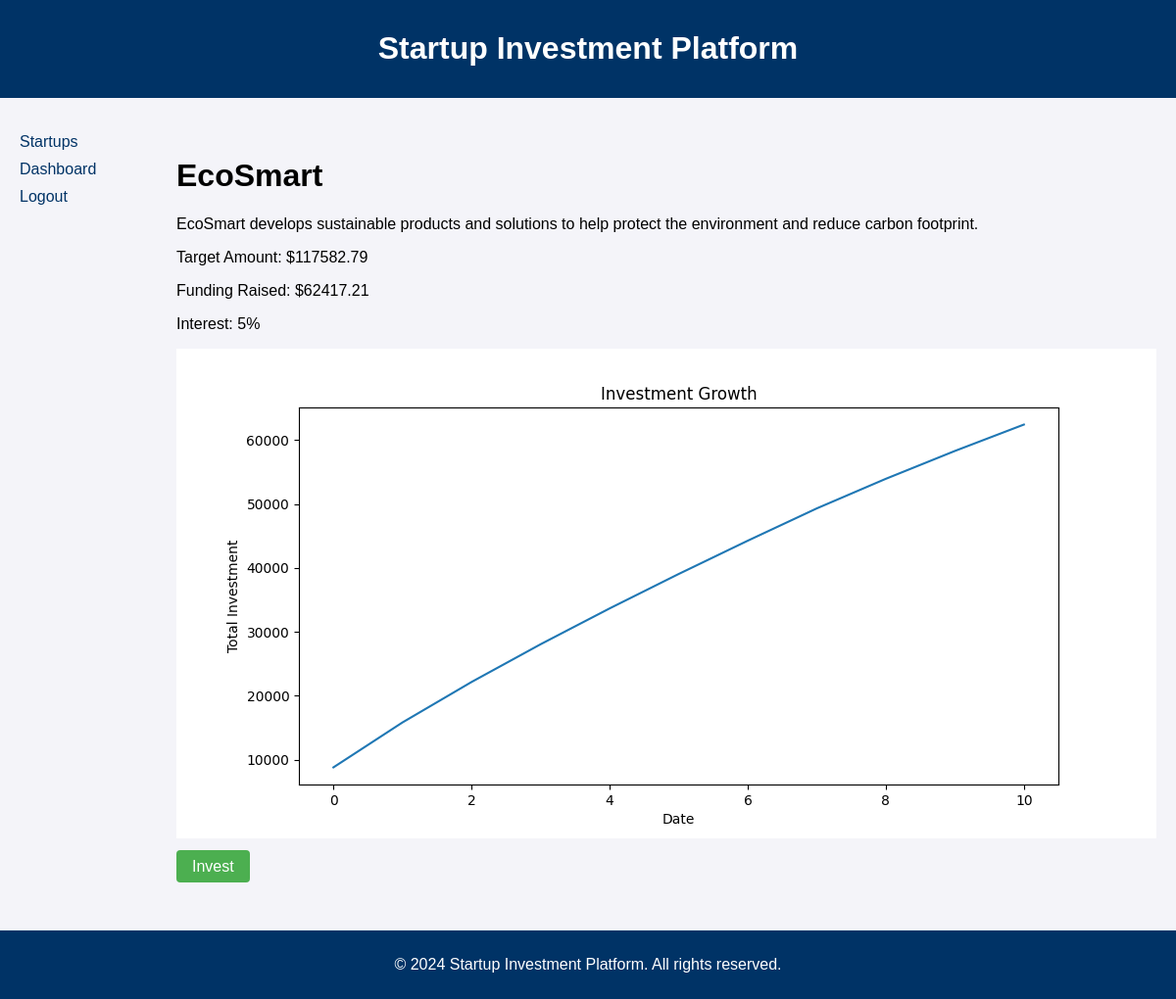
Screenshot of /startups/view/4/ with the database file from the repository.
### investments/models.py (models this page shows, shortened)
class Startup(models.Model):
    name = models.CharField(max_length=100)
    description = models.TextField()
    target_amount = models.DecimalField(max_digits=12, decimal_places=2)
    industry = models.TextField()
    growth_rate = models.DecimalField(max_digits=4, decimal_places=2, default=random_growth_rate)
    interest = models.DecimalField(max_digits=4, decimal_places=2, default=random_interest)
    def funding_required(self):
        return max(self.target_amount - self.total_funding_raised(), 0)
    def total_funding_raised(self):
        total_funding = self.investment_set.aggregate(total=models.Sum('amount'))['total']
        return total_funding or 0  # Return 0 if there are no investments

### investments/views.py (the view)
# urls.py: path('startups/view/<int:startup_id>/', view_startup, name='view_startup'),
def view_startup(request, startup_id):
    startup = get_object_or_404(Startup, pk=startup_id)
    investments = Investment.objects.filter(startup=startup)
    investment_amounts_per_day = investments.values('date_invested').annotate(total_invested=Sum('amount')).order_by('date_invested')
    cumulative_investments_per_day = []
    total_invested = 0
    for investment in investment_amounts_per_day:
        total_invested += investment['total_invested']
        cumulative_investments_per_day.append({'date_invested': investment['date_invested'], 'total_invested': total_invested})
    plt.figure(figsize=(10,5))
    plt.plot([investment['date_invested'] for investment in cumulative_investments_per_day], [investment['total_invested'] for investment in cumulative_investments_per_day])
    plt.xlabel('Date')
    plt.ylabel('Total Investment')
    plt.title('Investment Growth')
    plt.ticklabel_format(scilimits=(-5, 100))
    buf = io.BytesIO()
    plt.savefig(buf, format='png')
    buf.seek(0)
    plt.close()
    string = base64.b64encode(buf.read())
    uri = urllib.parse.quote(string)
    return render(request, 'startup.html', {'startup': startup, 'image': uri})

### investments/templates/investments/startup.html (shortened to what this page needs)
{% extends 'base.html' %}
{% block content %}
    <h1>{{ startup.name }}</h1>
    <p>{{ startup.description }}</p>
    <p>Target Amount: ${{ startup.funding_required|floatformat:2 }}</p>
    <p>Funding Raised: ${{ startup.total_funding_raised|floatformat:2 }}</p>
    <p>Interest: {% widthratio startup.interest 1 100 %}%</p>
    <img alt="">
    <p><a href="{% url 'invest_in_startup' startup_id=startup.id %}" class="invest-btn">Invest</a></p>
{% endblock %}

### investments/static/css/style.css (style rules this page uses)
body { font-family: Arial, sans-serif; margin: 40px; background-color: #f4f4f9; }

### investments/templates/investments/base.html (style rules this page uses)
body { margin: 0; padding: 0; display: flex; flex-direction: column; min-height: 100vh; }

### investments/templates/investments/startup.html (style rules this page uses)
.invest-btn { padding: 8px 16px; background-color: #4CAF50; color: white; border: none; border-radius: 4px; cursor: pointer; text-decoration: none; }

### rows the page displays
Startup: name "EcoSmart", description "EcoSmart develops sustainable products and solutions to help protect the environment and reduce carbon footprint.", funding_required "117582.79", total_funding_raised "62417.21", interest "5"
